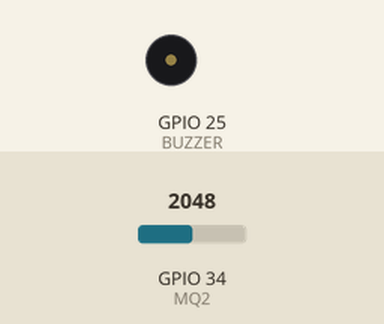
Bench run of a sketch on a simulated ESP32. Shown: buzzer (waves = sounding, pin HIGH). Inputs (shaded band) come from the test bench; at power-on: GPIO 34 (MQ2) = 2048.

Above: at 1.2 s.
1.3 s: GPIO 34 (MQ2) set to 2436
2.8 s: GPIO 34 (MQ2) set to 2543
At 3.1 s:
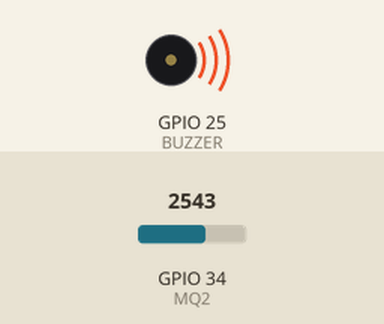
5.8 s: GPIO 34 (MQ2) set to 2460
At 6.7 s:
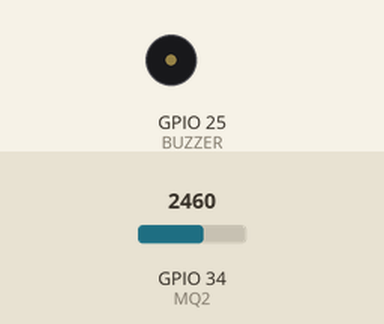
7.3 s: GPIO 34 (MQ2) set to 2540
At 7.4 s:
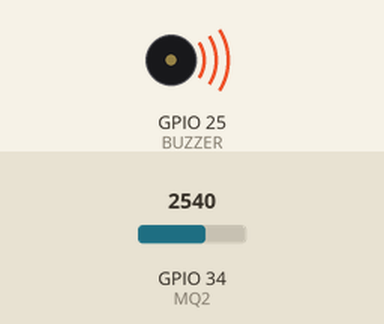
Timing chart, 0 to 11.3 s (numbered marks = the images above; inputs shaded):
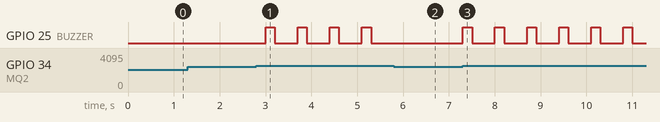

Measured:
- the behaviour switches between 2500 and 2501 on GPIO 34 (MQ2) (found by bisection; images 0 and 1)
- after the input at 1.3 s, every drawn part: stays the same
- after the input at 2.8 s, GPIO 25 (BUZZER): alternates HIGH for 0.20 s and LOW for 0.50 s, starting after 0.20 s
- after the input at 5.8 s, GPIO 25 (BUZZER): stops changing and stays LOW
- after the input at 7.3 s, GPIO 25 (BUZZER): alternates HIGH for 0.20 s and LOW for 0.50 s, starting at once

The sketch:

Node_C.ino
```cpp
#include <WiFi.h>
#include <esp_now.h>

#define MQ2 34
#define BUZZER 25

// Node A & B
uint8_t nodeA[] = {0x1C, 0xC3, 0xAB, 0xB4, 0x6A, 0xAC};
uint8_t nodeB[] = {0x1C, 0xC3, 0xAB, 0xC3, 0xD0, 0x24};

int threshold = 2500;
bool fireState = false;

bool n1=false, n2=false, n3=false;

// RECEIVE
void onReceive(const esp_now_recv_info *info, const uint8_t *data, int len) {
  String msg = String((char*)data);

  if(msg == "N1_FIRE") n1 = true;
  if(msg == "N2_FIRE") n2 = true;

  if(msg == "N1_SAFE") n1 = false;
  if(msg == "N2_SAFE") n2 = false;
}

void setup() {
  Serial.begin(115200);
  pinMode(BUZZER, OUTPUT);

  WiFi.mode(WIFI_STA);
  esp_now_init();
  esp_now_register_recv_cb(onReceive);

  esp_now_peer_info_t p = {};
  memcpy(p.peer_addr, nodeA, 6);
  esp_now_add_peer(&p);

  memcpy(p.peer_addr, nodeB, 6);
  esp_now_add_peer(&p);
}

void loop() {
  int value = analogRead(MQ2);
  n3 = (value > threshold);

  if(n3 && !fireState){
    char msg[]="N3_FIRE";
    esp_now_send(nodeA,(uint8_t*)msg,sizeof(msg));
    esp_now_send(nodeB,(uint8_t*)msg,sizeof(msg));
    fireState=true;
  }

  if(!n3 && fireState){
    char msg[]="N3_SAFE";
    esp_now_send(nodeA,(uint8_t*)msg,sizeof(msg));
    esp_now_send(nodeB,(uint8_t*)msg,sizeof(msg));
    fireState=false;
  }

  int active = n1 + n2 + n3;

  if(active >= 2){
    digitalWrite(BUZZER, HIGH);
  }
  else if(active == 1){
    digitalWrite(BUZZER, HIGH);
    delay(200);
    digitalWrite(BUZZER, LOW);
    delay(200);
  }
  else{
    digitalWrite(BUZZER, LOW);
  }

  delay(300);
}
```
